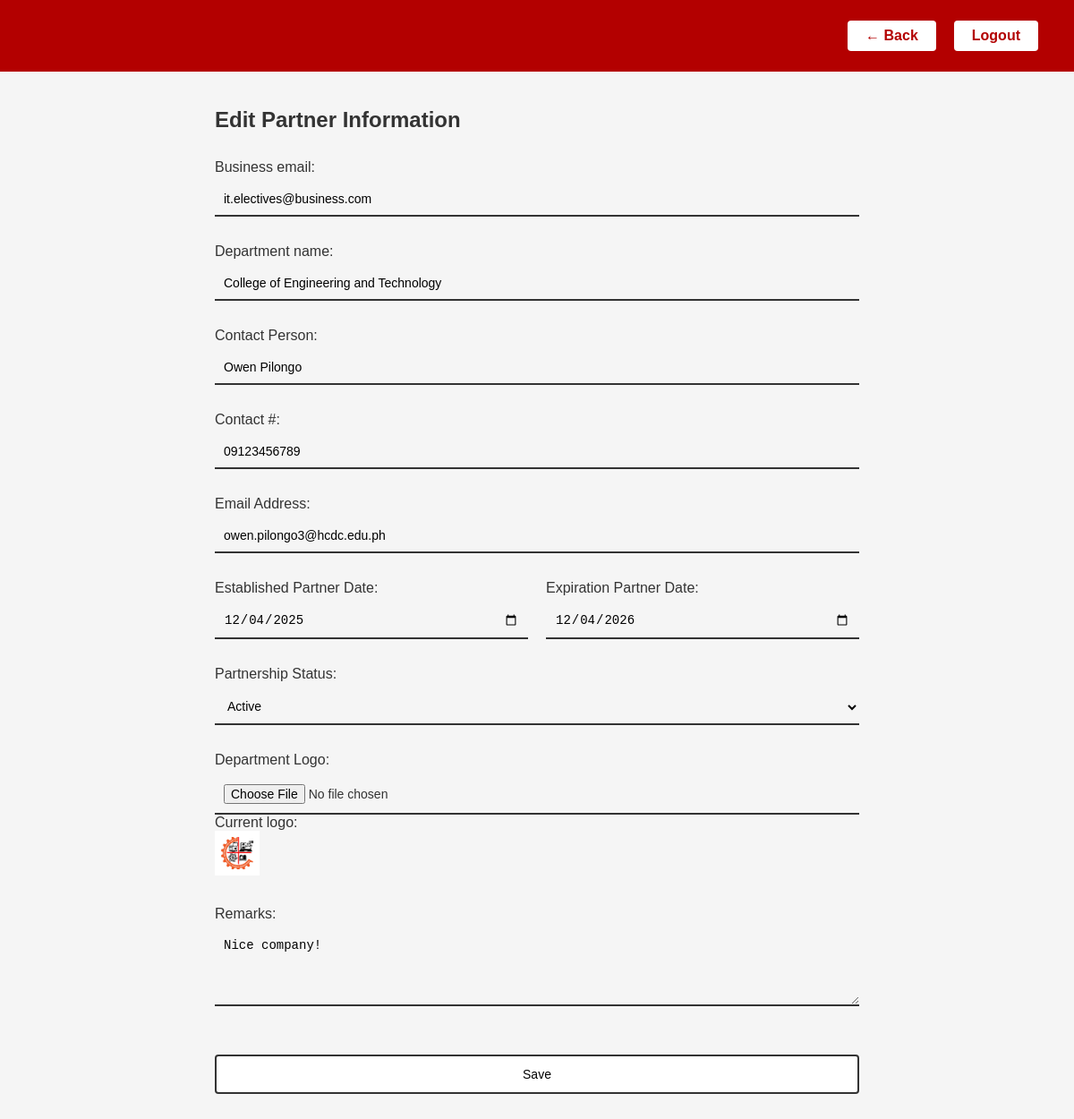
Page /partnership/department/5/edit/ (signed in) on the committed database.
### partnership/models.py (models this page shows, shortened)
class Department(models.Model):
    PARTNERSHIP_STATUS_CHOICES = (
        ('active', 'Active'),
        ('inactive', 'Inactive'),
        ('pending', 'Pending'),
    )
    owner = models.ForeignKey(User, on_delete=models.CASCADE, related_name='departments')
    department_name = models.CharField(max_length=255)
    business_email = models.EmailField(max_length=255)
    email = models.EmailField()
    contact_person = models.CharField(max_length=255, blank=True)
    contact_number = models.CharField(max_length=50, blank=True)
    logo_path = models.ImageField(upload_to='logos/', blank=True, null=True)
    established_date = models.DateField(blank=True, null=True)
    expiration_date = models.DateField(blank=True, null=True)
    partnership_status = models.CharField(max_length=20, choices=PARTNERSHIP_STATUS_CHOICES, default='pending')
    remarks_status = models.TextField(blank=True)
    created_at = models.DateTimeField(auto_now_add=True)
    last_updated = models.DateTimeField(auto_now=True)

### partnership/views.py (the view, shortened to what this page needs)
# urls.py: path('department/<int:dept_id>/edit/', views.department_edit_view, name='department_edit'),
@login_required
def department_edit_view(request, dept_id):
    user_profile = getattr(request.user, 'profile', None)
    if request.user.is_superuser or (user_profile and user_profile.user_type in ['admin']):
        department = get_object_or_404(Department, id=dept_id)
    else:
        department = get_object_or_404(Department, id=dept_id, owner=request.user)
    return render(request, 'partnership/department_edit.html', {'department': department})

### templates/partnership/department_edit.html (shortened to what this page needs)
<!DOCTYPE html>
<html lang="en">
<head>
    <link rel="stylesheet" href="/static/css/style.css">
</head>
<body>
    <div class="header">
        <div class="nav-menu">
            <a href="{% url 'department_detail' department.id %}" class="btn-back">← Back</a>
            <a href="{% url 'logout' %}" class="btn-logout">Logout</a>
        </div>
    </div>
    <div class="edit-container">
        <h1>Edit Partner Information</h1>
        <form method="POST" action="{% url 'department_edit' department.id %}" enctype="multipart/form-data">
            <div class="form-group">
                <label>Business email:</label>
                <input type="email" name="business_email" value="{{ department.business_email }}" required>
            </div>
            <div class="form-group">
                <label>Department name:</label>
                <input type="text" name="department_name" value="{{ department.department_name }}" required>
            </div>
            <div class="form-group">
                <label>Contact Person:</label>
                <input type="text" name="contact_person" value="{{ department.contact_person }}" required>
            </div>
            <div class="form-group">
                <label>Contact #:</label>
                <input type="text" name="contact_number" value="{{ department.contact_number }}" required>
            </div>
            <div class="form-group">
                <label>Email Address:</label>
                <input type="email" name="email" value="{{ department.email }}" required>
            </div>
            <div class="form-row">
                <div class="form-group">
                    <label>Established Partner Date:</label>
                    <input type="date" name="established_date" value="{{ department.established_date|date:'Y-m-d' }}" required>
                </div>
                <div class="form-group">
                    <label>Expiration Partner Date:</label>
                    <input type="date" name="expiration_date" value="{{ department.expiration_date|date:'Y-m-d' }}" required>
                </div>
            </div>
            <div class="form-group">
                <label>Partnership Status:</label>
                <select name="partnership_status" required>
                    <option value="active" {% if department.partnership_status == 'active' %}selected{% endif %}>Active</option>
                </select>
            </div>
            <div class="form-group">
                <label>Department Logo:</label>
                <input type="file" name="logo_path" accept="image/*">
                {% if department.logo_path %}
                    <p>Current logo:</p>
                    <img src="{{ department.logo_path.url }}" alt="Logo" style="max-height:50px;">
                {% endif %}
            </div>
            <div class="form-group">
                <label>Remarks:</label>
                <textarea name="remarks_status" rows="4">{{ department.remarks_status }}</textarea>
            </div>
            <button type="submit" class="btn-primary">Save</button>
        </form>
    </div>
</body>
</html>

### static/css/style.css (style rules this page uses)
* { margin: 0; padding: 0; box-sizing: border-box; }
body { font-family: Arial, sans-serif; background-color: #f5f5f5; color: #333; }
.header { background-color: #b30000; height: 80px; width: 100%; display: flex; align-items: center; padding: 0 40px; position: relative; }
.nav-menu { display: flex; gap: 20px; align-items: center; margin-left: auto; }
.btn-logout, .btn-admin, .btn-back { background-color: white; color: #b30000; padding: 8px 20px; text-decoration: none; border-radius: 4px; font-weight: bold; transition: opacity 0.3s; }
.form-group { margin-bottom: 30px; }
.form-group label { display: block; margin-bottom: 8px; font-weight: 500; }
.form-group input, .form-group select, .form-group textarea { width: 100%; padding: 10px; border: none; border-bottom: 2px solid #333; background-color: transparent; font-size: 14px; outline: none; }
.btn-primary { width: 100%; padding: 12px; background-color: white; border: 2px solid #333; border-radius: 4px; cursor: pointer; font-size: 14px; font-weight: 500; margin-top: 20px; transition: background-color 0.3s; }
.edit-container { padding: 40px; max-width: 800px; margin: 0 auto; }
.edit-container h1 { font-size: 24px; margin-bottom: 30px; }
.form-row { display: grid; grid-template-columns: 1fr 1fr; gap: 20px; }

### rows in the picture
Department: business_email "it.electives@business.com", department_name "College of Engineering and Technology", contact_person "Owen Pilongo", contact_number "09123456789", email "owen.pilongo3@hcdc.edu.ph", established_date "12/04/2025", expiration_date "12/04/2026", partnership_status "Active", logo_path (picture), remarks_status "Nice company!"
